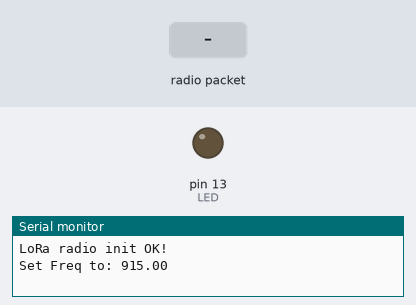
Simulated run of this sketch. Board: Arduino Uno, built with avr-gcc and run on an emulated ATmega328P. On the bench: output pins drawn as LEDs (lit = HIGH), the last lines printed to the serial monitor. The test bench sets the inputs (shaded band). No radio packets arrive unless stated; pins used as bus, display or sensor lines are not drawn.

Above: at 1.3 s.
1.4 s: radio packet "1" arrives
At 1.9 s:
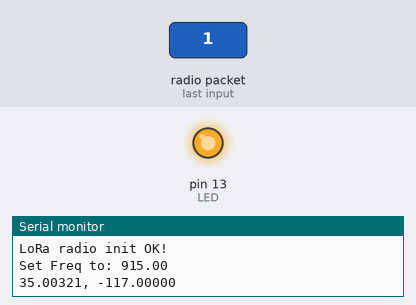
Timing chart, 0 to 4.4 s (numbered marks = the images above; inputs shaded):
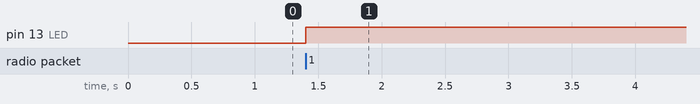

The sketch:

rx_gps_new.ino
```cpp
// Feather9x_RX
// -*- mode: C++ -*-
// Example sketch showing how to create a simple messaging client (receiver)
// with the RH_RF95 class. RH_RF95 class does not provide for addressing or
// reliability, so you should only use RH_RF95 if you do not need the higher
// level messaging abilities.
// It is designed to work with the other example Feather9x_TX

#include <RH_RF95.h>
#include <SPI.h>

// for Feather32u4 RFM9x
#define RFM95_CS 8
#define RFM95_RST 4
#define RFM95_INT 7

/* for Feather m0 RFM9x
#define RFM95_CS 8
#define RFM95_RST 4
#define RFM95_INT 3
*/

#define RF95_FREQ 915.0

// Singleton instance of the radio driver
RH_RF95 rf95(RFM95_CS, RFM95_INT);

// Blinky on receipt
#define LED 13

// IMPORTANT: MUST CHANGE THESE VALUES BEFORE LAUNCH!!
#define LAT 35
#define LNG -117

struct gpsCoordinate {
    uint16_t lat;
    uint16_t lng;
} coord;

void printFormatted(uint16_t coordVal) {  // Prints decimal value
    uint32_t adjustedVal = (uint32_t)coordVal << 16;
    char toPrint[10];
    sprintf(toPrint, "%09lu", adjustedVal);  // Pad with zeroes
    toPrint[5] = '\0';                       // Truncate to 5 sigfigs
    Serial.print(toPrint);
}

int packet_num = 0;

void setup() {
    pinMode(LED, OUTPUT);
    pinMode(RFM95_RST, OUTPUT);
    digitalWrite(RFM95_RST, HIGH);

    Serial.begin(115200);
    while (!Serial) {
        delay(1);
    }
    delay(100);

    // manual reset
    digitalWrite(RFM95_RST, LOW);
    delay(10);
    digitalWrite(RFM95_RST, HIGH);
    delay(10);

    // initialize radio
    while (!rf95.init()) {
        Serial.println("LoRa radio init failed");
        while (1)
            ;
    }
    Serial.println("LoRa radio init OK!");

    // Defaults after init are 434.0MHz, modulation GFSK_Rb250Fd250, +13dbM
    if (!rf95.setFrequency(RF95_FREQ)) {
        Serial.println("setFrequency failed");
        while (1)
            ;
    }
    Serial.print("Set Freq to: ");
    Serial.println(RF95_FREQ);

    // Defaults after init are 434.0MHz, 13dBm, Bw = 125 kHz, Cr = 4/5, Sf =
    // 128chips/symbol, CRC on

    // The default transmitter power is 13dBm, using PA_BOOST.
    // If you are using RFM95/96/97/98 modules which uses the PA_BOOST
    // transmitter pin, then you can set transmitter powers from 5 to 23 dBm:
    rf95.setTxPower(23, false);
}

void loop() {
    if (rf95.available()) {
        // Should be a message for us now
        uint8_t buf[RH_RF95_MAX_MESSAGE_LEN];
        uint8_t len = sizeof(buf);

        if (rf95.recv(buf, &len)) {
            packet_num++;
            digitalWrite(LED, HIGH);

            // gps reading
            memcpy(&coord, buf, sizeof(coord));
            //Serial.print("Got: ");
            Serial.print(LAT);
            Serial.print(".");
            printFormatted(coord.lat);  // Receives 2 bytes, then rounds down
            Serial.print(", ");
            Serial.print(LNG);
            Serial.print(".");
            printFormatted(coord.lng);  // Receives 2 bytes, then rounds down
            Serial.println("");
//
//            Serial.println("Packet: ");
//            Serial.print(packet_num);

            /*Serial.print(", Packet Num: ");
            Serial.println(coord.packet_num);*/

            // rssi
//            Serial.print("RSSI: ");
//            Serial.println(rf95.lastRssi(), DEC);
        } else {
            Serial.println("Receive failed");
        }
    }
}
```

Measured:
- after the input at 1.4 s, pin 13 (LED): LOW → HIGH at once
